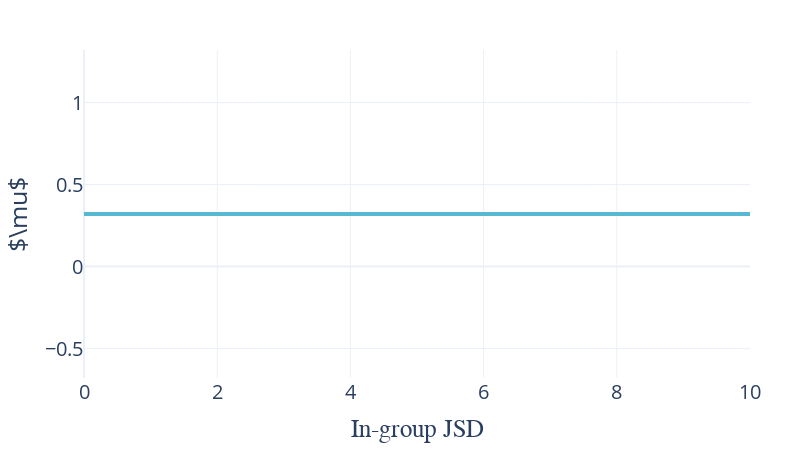

The code cell stored with this chart in its notebook:
### Code cell
# Ploting the evolutionary rate mu over time with rate matrix switch in the middle
import plotly.graph_objects as go
t_range = np.linspace(0, 10, 999)
mu_value = []

# Generate mu values
for t in t_range:
    mu = calculate_stationary_rate(Q3*0.1)
    mu_value.append(mu)
    

# Create the plot
fig = go.Figure()

# Add Q3 line
fig.add_trace(go.Scatter(x=np.linspace(0, 10, 999), y=mu_value, mode='lines', line=dict(color='#58B8D1', width=4)))


# Update layout for better presentation
fig.update_layout(
    title=None,
    title_font=dict(size=20),  # Increase title size, make it bold
    xaxis_title='In-group JSD',
    xaxis=dict(
        title_font=dict(size=25, family='Latex'),
        tickfont=dict(size=20),
    ),
    yaxis_title=r'$\mu$',
    yaxis=dict(
        title_font=dict(size=25),
        tickfont=dict(size=20),
    ),
    legend=dict(
        title=None,
        font=dict(size=16),  # Adjust font size of legend
        x=1.02,  # Adjust position of legend
        y=1,
        bordercolor="Black",
        borderwidth=1
    ),
    template='plotly_white',
    width=800,
    height=450,
    margin=dict(l=50, r=50, t=50, b=50)
)

# fig.write_image("/Users/gulugulu/repos/PuningAnalysis/results/figures/mu_stationary.pdf")

# Show the plot
fig.show()

### Figure 1 — Plotly figure (JSON) as saved in the notebook; plotly's stock layout.template omitted (floating-point values rounded to 4 significant figures; data arrays with more than 128 entries replaced by an {"elided": "..."} marker saying what was removed)
{"data": [{"line": {"color": "#58B8D1", "width": 4}, "mode": "lines", "type": "scatter", "x": {"elided": "999 float values"}, "y": {"elided": "999 float values"}}], "layout": {"height": 450, "legend": {"bordercolor": "Black", "borderwidth": 1, "font": {"size": 16}, "title": {}, "x": 1.02, "y": 1}, "margin": {"b": 50, "l": 50, "r": 50, "t": 50}, "title": {"font": {"size": 20}}, "width": 800, "xaxis": {"tickfont": {"size": 20}, "title": {"font": {"family": "Latex", "size": 25}, "text": "In-group JSD"}}, "yaxis": {"tickfont": {"size": 20}, "title": {"font": {"size": 25}, "text": "$\\mu$"}}}}
